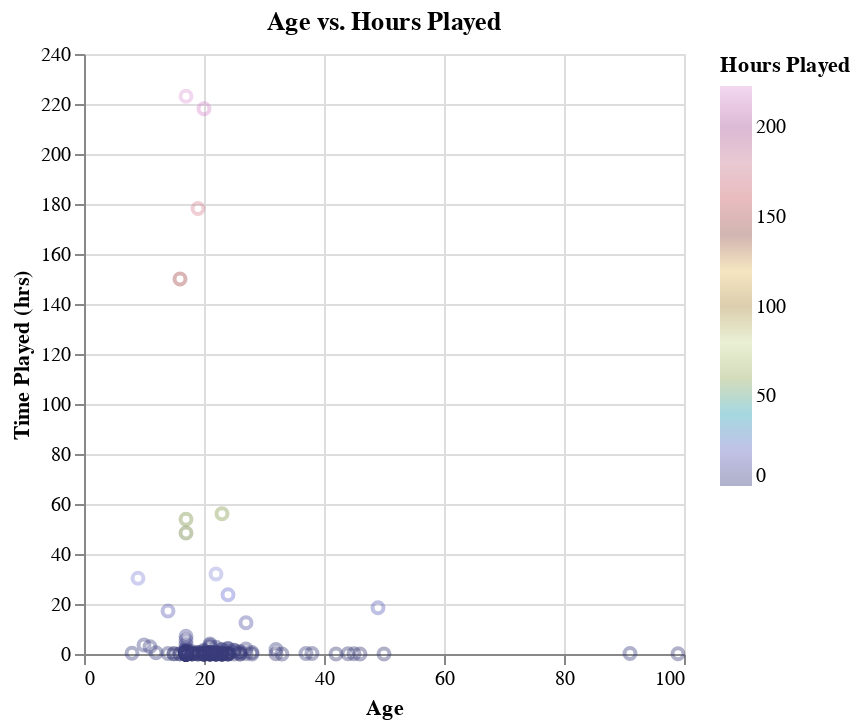

Notebook source saved alongside this figure:
### Markdown cell above
Figure 2.3: Age Summary Values

Simple observations of the mean and variance show that values in experience and gender variables are within a reasonable range while possible outliers exist for the age variable. Purely based on the summary statistics, we would expect regular players within the range of 14 to 20 years old to be the greatest contributors of data due to the highest mean played hours. However, this is only derived from the exploratory analysis to fain greater understanding of the data and does not take into account the number of observations in each category, demonstrating the need for further analysis in order to form concrete conclusions.

### **Preliminary Data Visualization**
#### **1. Visualizing Numerical Variables**

In order to explore the possible relationship between the age and played_hours variables, a scatterplot was used to visualize the distribution of the data points. The scatterplot shows no distinct trends or relationships, although it seems that most of the participants are between the ages of 15-25 years old and played for less that 20 hours each. This was determined from how most of the datapoints are clustered along the bottom of the graph.

### Code cell
age_plot= alt.Chart(player_tidy, title = "Age vs. Hours Played").mark_point(opacity=0.4).encode(
    x= alt.X('age', axis=alt.Axis(tickCount=5)).title('Age'),
    y= alt.Y('played_hours').title('Time Played (hrs)'),
    color=alt.Color('played_hours', scale=alt.Scale(scheme='category20b')
).title("Hours Played")).properties(
        width = 300,
        height = 300
)
                                                                                   
age_plot

### Figure 1 — Vega-Lite specification as saved in the notebook (floating-point values rounded to 4 significant figures; data arrays with more than 128 entries replaced by an {"elided": "..."} marker saying what was removed)
{"config": {"view": {"continuousWidth": 300, "continuousHeight": 300}}, "data": {"name": "data-dc39170511f3ba1e9a8571eea42c5369"}, "mark": {"type": "point", "opacity": 0.4}, "encoding": {"color": {"field": "played_hours", "scale": {"scheme": "category20b"}, "title": "Hours Played", "type": "quantitative"}, "x": {"axis": {"tickCount": 5}, "field": "age", "title": "Age", "type": "quantitative"}, "y": {"field": "played_hours", "title": "Time Played (hrs)", "type": "quantitative"}}, "height": 300, "title": "Age vs. Hours Played", "width": 300, "$schema": "https://vega.github.io/schema/vega-lite/v5.20.1.json", "datasets": {"data-dc39170511f3ba1e9a8571eea42c5369": {"elided": "196 records"}}}
